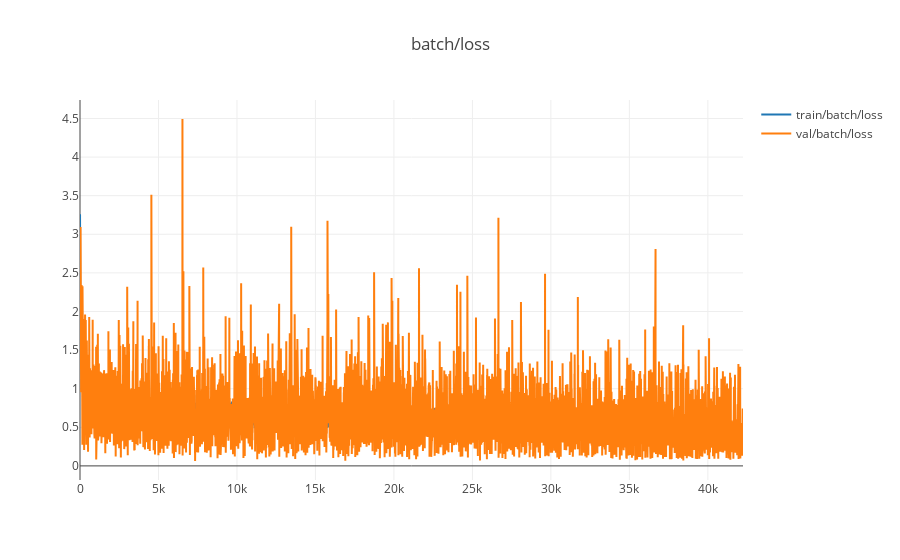
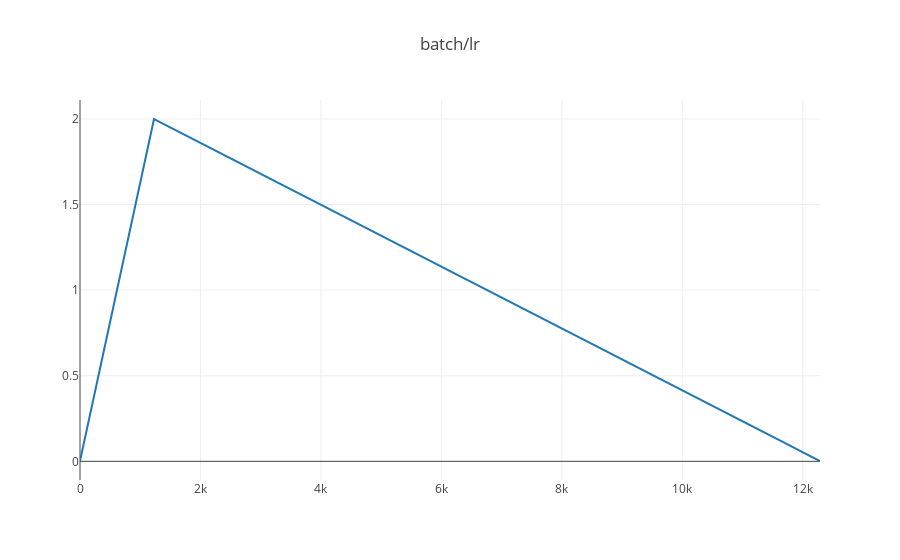

Write notebook code for charts like these, in order.
### Code cell
keker.plot_kek(logdir=logdir)

### Figure 1 — Plotly figure (JSON) as saved in the notebook; plotly's stock layout.template omitted (floating-point values rounded to 4 significant figures; data arrays with more than 128 entries replaced by an {"elided": "..."} marker saying what was removed)
{"data": [{"name": "train/batch/loss", "type": "scatter", "uid": "75e0d0ae-2b13-4341-8cb7-8be807e437fc", "x": {"elided": "10000 int values"}, "y": {"elided": "10000 float values"}}, {"name": "val/batch/loss", "type": "scatter", "uid": "d1f6a51c-d6d4-48d6-80ab-417c6f10d764", "x": {"elided": "10000 int values"}, "y": {"elided": "10000 float values"}}], "layout": {"title": {"text": "batch/loss"}, "yaxis": {"hoverformat": ".6f"}}}

### Figure 2 — Plotly figure (JSON) as saved in the notebook; plotly's stock layout.template omitted (floating-point values rounded to 4 significant figures; data arrays with more than 128 entries replaced by an {"elided": "..."} marker saying what was removed)
{"data": [{"name": "train/batch/lr", "type": "scatter", "uid": "cc24f2b9-be15-4485-bf9f-529906b3c394", "x": {"elided": "10000 int values"}, "y": {"elided": "10000 float values"}}], "layout": {"title": {"text": "batch/lr"}, "yaxis": {"hoverformat": ".6f"}}}
